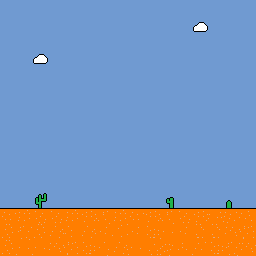

A 2D game scene composited from a Tiled map and its tileset images. What follows is a short description and the map's XML, with every tile layer's data as written:
An orthogonal 16x16 tile map with 16x16 px tiles, 3 tile layers (sky, decorations, ground).

<map version="1.10" tiledversion="1.11.2" orientation="orthogonal" renderorder="right-down" width="16" height="16" tilewidth="16" tileheight="16" infinite="0" nextlayerid="4" nextobjectid="1">
 <tileset firstgid="1" name="tileset" tilewidth="16" tileheight="16" tilecount="64" columns="8">
  <image source="assets/tileset.png" trans="000000" width="128" height="128" />
 </tileset>
 <layer id="2" name="sky" width="16" height="16">
  <data encoding="csv">
17,17,17,17,17,17,17,17,17,17,17,17,17,17,17,17,
17,17,17,17,17,17,17,17,17,17,17,17,17,17,17,17,
17,17,17,17,17,17,17,17,17,17,17,17,17,17,17,17,
17,17,17,17,17,17,17,17,17,17,17,17,17,17,17,17,
17,17,17,17,17,17,17,17,17,17,17,17,17,17,17,17,
17,17,17,17,17,17,17,17,17,17,17,17,17,17,17,17,
17,17,17,17,17,17,17,17,17,17,17,17,17,17,17,17,
17,17,17,17,17,17,17,17,17,17,17,17,17,17,17,17,
17,17,17,17,17,17,17,17,17,17,17,17,17,17,17,17,
17,17,17,17,17,17,17,17,17,17,17,17,17,17,17,17,
17,17,17,17,17,17,17,17,17,17,17,17,17,17,17,17,
17,17,17,17,17,17,17,17,17,17,17,17,17,17,17,17,
17,17,17,17,17,17,17,17,17,17,17,17,17,17,17,17,
17,17,17,17,17,17,17,17,17,17,17,17,17,17,17,17,
0,0,0,0,0,0,0,0,0,0,0,0,0,0,0,0,
0,0,0,0,0,0,0,0,0,0,0,0,0,0,0,0
</data>
 </layer>
 <layer id="3" name="decorations" width="16" height="16">
  <data encoding="csv">
0,0,0,0,0,0,0,0,0,0,0,0,0,0,0,0,
0,0,0,0,0,0,0,0,0,0,0,0,18,0,0,0,
0,0,0,0,0,0,0,0,0,0,0,0,0,0,0,0,
0,0,18,0,0,0,0,0,0,0,0,0,0,0,0,0,
0,0,0,0,0,0,0,0,0,0,0,0,0,0,0,0,
0,0,0,0,0,0,0,0,0,0,0,0,0,0,0,0,
0,0,0,0,0,0,0,0,0,0,0,0,0,0,0,0,
0,0,0,0,0,0,0,0,0,0,0,0,0,0,0,0,
0,0,0,0,0,0,0,0,0,0,0,0,0,0,0,0,
0,0,0,0,0,0,0,0,0,0,0,0,0,0,0,0,
0,0,0,0,0,0,0,0,0,0,0,0,0,0,0,0,
0,0,0,0,0,0,0,0,0,0,0,0,0,0,0,0,
0,0,19,0,0,0,0,0,0,0,21,0,0,0,20,0,
0,0,0,0,0,0,0,0,0,0,0,0,0,0,0,0,
0,0,0,0,0,0,0,0,0,0,0,0,0,0,0,0,
0,0,0,0,0,0,0,0,0,0,0,0,0,0,0,0
</data>
 </layer>
 <layer id="1" name="ground" width="16" height="16">
  <properties>
   <property name="collides" type="bool" value="true" />
  </properties>
  <data encoding="csv">
0,0,0,0,0,0,0,0,0,0,0,0,0,0,0,0,
0,0,0,0,0,0,0,0,0,0,0,0,0,0,0,0,
0,0,0,0,0,0,0,0,0,0,0,0,0,0,0,0,
0,0,0,0,0,0,0,0,0,0,0,0,0,0,0,0,
0,0,0,0,0,0,0,0,0,0,0,0,0,0,0,0,
0,0,0,0,0,0,0,0,0,0,0,0,0,0,0,0,
0,0,0,0,0,0,0,0,0,0,0,0,0,0,0,0,
0,0,0,0,0,0,0,0,0,0,0,0,0,0,0,0,
0,0,0,0,0,0,0,0,0,0,0,0,0,0,0,0,
0,0,0,0,0,0,0,0,0,0,0,0,0,0,0,0,
0,0,0,0,0,0,0,0,0,0,0,0,0,0,0,0,
0,0,0,0,0,0,0,0,0,0,0,0,0,0,0,0,
0,0,0,0,0,0,0,0,0,0,0,0,0,0,0,0,
1,6,8,8,6,7,2,6,1,7,2,8,7,3,5,4,
37,32,37,36,25,36,27,35,27,40,34,27,38,38,30,39,
37,34,34,30,39,40,26,36,34,28,31,29,33,40,32,30
</data>
 </layer>
</map>